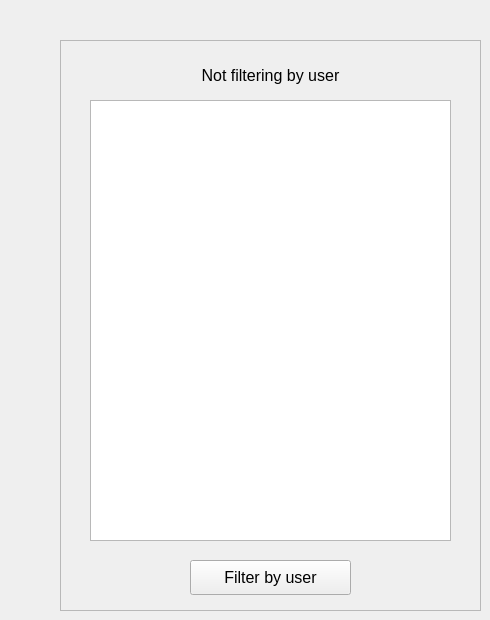
   <widget class="QWidget" name="tab_6">
    <attribute name="title">
     <string>Filter by User</string>
    </attribute>
    <widget class="QFrame" name="frame_7">
     <property name="geometry">
      <rect>
       <x>60</x>
       <y>40</y>
       <width>421</width>
       <height>571</height>
      </rect>
     </property>
     <property name="toolTip">
      <string>Select a user and click button to show problems by that user</string>
     </property>
     <property name="frameShape">
      <enum>QFrame::StyledPanel</enum>
     </property>
     <property name="frameShadow">
      <enum>QFrame::Raised</enum>
     </property>
     <widget class="QPushButton" name="pbFilterByUser">
      <property name="geometry">
       <rect>
        <x>130</x>
        <y>520</y>
        <width>161</width>
        <height>35</height>
       </rect>
      </property>
      <property name="font">
       <font>
        <pointsize>12</pointsize>
       </font>
      </property>
      <property name="toolTip">
       <string>Select a user and click button to show problems by that user</string>
      </property>
      <property name="text">
       <string>Filter by user</string>
      </property>
     </widget>
     <widget class="QListWidget" name="lbUserFilter">
      <property name="geometry">
       <rect>
        <x>30</x>
        <y>60</y>
        <width>361</width>
        <height>441</height>
       </rect>
      </property>
      <property name="font">
       <font>
        <pointsize>12</pointsize>
       </font>
      </property>
      <property name="toolTip">
       <string>Select a user and click button to show problems by that user</string>
      </property>
     </widget>
     <widget class="QLabel" name="lblUserFilter">
      <property name="geometry">
       <rect>
        <x>30</x>
        <y>20</y>
        <width>361</width>
        <height>31</height>
       </rect>
      </property>
      <property name="font">
       <font>
        <pointsize>12</pointsize>
       </font>
      </property>
      <property name="text">
       <string>Not filtering by user</string>
      </property>
      <property name="alignment">
       <set>Qt::AlignCenter</set>
      </property>
     </widget>
    </widget>
   </widget>
